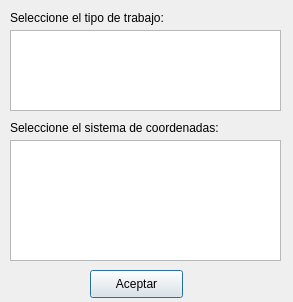
<?xml version="1.0" encoding="UTF-8"?>
<ui version="4.0">
 <class>frmSelEsquema</class>
 <widget class="QDialog" name="frmSelEsquema">
  <property name="geometry">
   <rect>
    <x>0</x>
    <y>0</y>
    <width>293</width>
    <height>302</height>
   </rect>
  </property>
  <property name="windowTitle">
   <string>Seleccione dónde buscar</string>
  </property>
  <widget class="QListWidget" name="lwTipoTrabajo">
   <property name="geometry">
    <rect>
     <x>10</x>
     <y>30</y>
     <width>271</width>
     <height>81</height>
    </rect>
   </property>
  </widget>
  <widget class="QListWidget" name="lwSrc">
   <property name="geometry">
    <rect>
     <x>10</x>
     <y>140</y>
     <width>271</width>
     <height>121</height>
    </rect>
   </property>
  </widget>
  <widget class="QLabel" name="label">
   <property name="geometry">
    <rect>
     <x>10</x>
     <y>10</y>
     <width>251</width>
     <height>16</height>
    </rect>
   </property>
   <property name="text">
    <string>Seleccione el tipo de trabajo:</string>
   </property>
  </widget>
  <widget class="QLabel" name="label_2">
   <property name="geometry">
    <rect>
     <x>10</x>
     <y>120</y>
     <width>251</width>
     <height>16</height>
    </rect>
   </property>
   <property name="text">
    <string>Seleccione el sistema de coordenadas:</string>
   </property>
  </widget>
  <widget class="QPushButton" name="bttAceptar">
   <property name="geometry">
    <rect>
     <x>90</x>
     <y>270</y>
     <width>93</width>
     <height>28</height>
    </rect>
   </property>
   <property name="text">
    <string>Aceptar</string>
   </property>
  </widget>
 </widget>
 <resources/>
 <connections/>
</ui>
